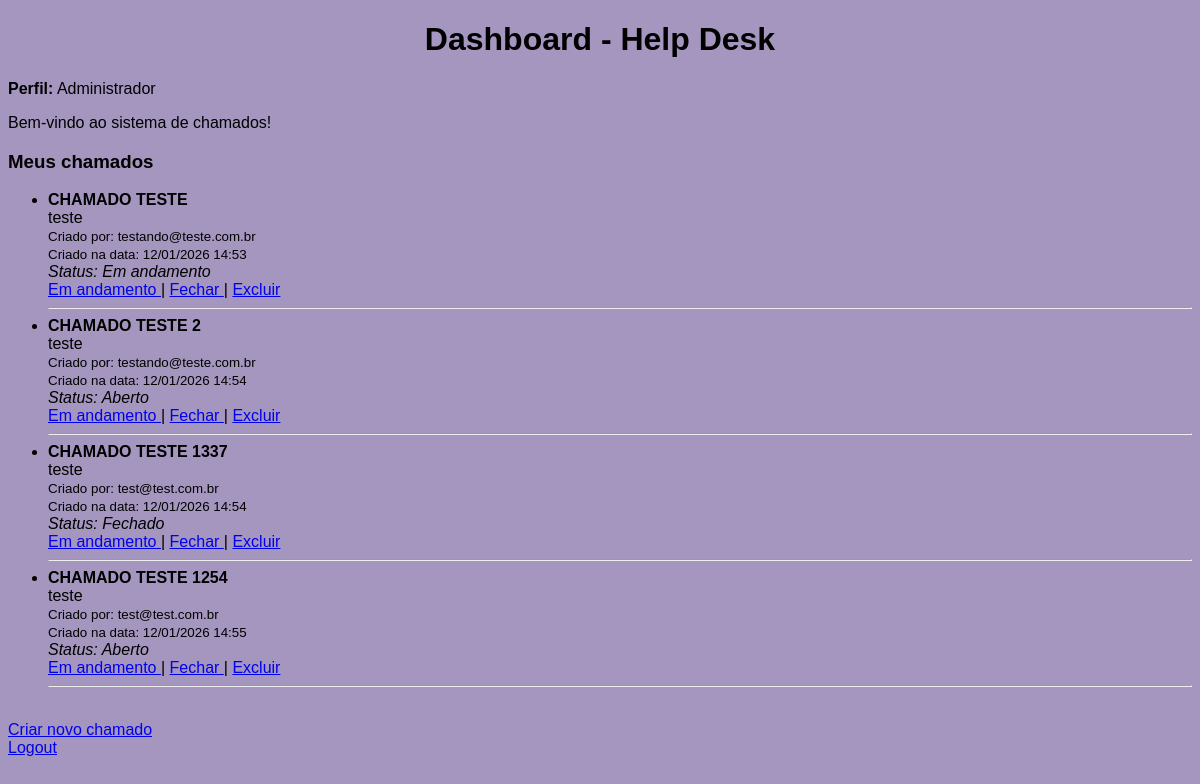
The app's page /dashboard (signed in) with its own data.
### tables this page shows
CREATE TABLE tickets (
    id INTEGER PRIMARY KEY AUTOINCREMENT,
    titulo TEXT NOT NULL,
    descricao TEXT NOT NULL,
    status TEXT NOT NULL,
    user_id INTEGER NOT NULL,
    created_at TEXT NOT NULL
);

CREATE TABLE users (
    id INTEGER PRIMARY KEY AUTOINCREMENT,
    email TEXT NOT NULL,
    senha TEXT NOT NULL,
    is_admin INTEGER NOT NULL
);

### app.py (the view, shortened to what this page needs)
@app.route('/dashboard')
def dashboard():
    if 'user_id' not in session:
        return redirect(url_for('login'))
    conn = get_db_connection()
    cursor = conn.cursor()
    if session.get('is_admin'):
        cursor.execute("""
            SELECT tickets.id,
                tickets.titulo,
                tickets.descricao,
                tickets.status,
                tickets.created_at,
                users.email
            FROM tickets
            JOIN users ON tickets.user_id = users.id
        """)
    tickets = cursor.fetchall()
    conn.close()
    return render_template('dashboard.html', tickets=tickets)

### app.py (called while the page is built)
def get_db_connection():
    conn = sqlite3.connect('database.db')
    return conn

### templates/dashboard.html (shortened to what this page needs)
<!DOCTYPE html>
<html lang="pt-br">
<head>
    <link rel="stylesheet" href="{{ url_for('static', filename='style.css') }}">
</head>
<body>
    <h1>Dashboard - Help Desk</h1>
    {% if session.is_admin %}
        <p><strong>Perfil:</strong> Administrador</p>
    {% else %}
        <p><strong>Perfil:</strong> Usuário</p>
    {% endif %}
    <p>Bem-vindo ao sistema de chamados!</p>
    <h3>Meus chamados</h3>
    {% if tickets %}
        <ul>
            {% for ticket in tickets %}
                <li>
                    <strong>{{ ticket[1] }}</strong><br>
                    {{ ticket[2] }}<br>
                    <small>
                        Criado por: {{ ticket[5] }}<br>
                        Criado na data: {{ ticket[4] }}
                    </small><br>
                    <em>Status: {{ ticket[3] }}</em><br>
                    {% if session.get('is_admin') %}
                        <a href="{{ url_for('update_status', ticket_id=ticket[0], status='Em andamento') }}">
                            Em andamento
                        </a> |
                        <a href="{{ url_for('update_status', ticket_id=ticket[0], status='Fechado') }}">
                            Fechar
                        </a> |
                        <a href="{{ url_for('delete_ticket', ticket_id=ticket[0]) }}"
                        onclick="return confirm('Deseja excluir este chamado?');">
                            Excluir
                        </a>
                    {% endif %}
                </li>
                <hr>
            {% endfor %}
        </ul>
    {% else %}
        <p>Você ainda não criou nenhum chamado.</p>
    {% endif %}
    <br>
    <a href="{{ url_for('create_ticket') }}">Criar novo chamado</a><br>
    <a href="{{ url_for('logout') }}">Logout</a>
</body>
</html>

### static/style.css (style rules this page uses)
body { font-family: Arial, Helvetica, sans-serif; background-color: rgb(164, 150, 190); }
h1 { text-align: center; }

### records on screen
tickets: titulo "CHAMADO TESTE", descricao "teste", email "testando@teste.com.br", created_at "12/01/2026 14:53", status "Em andamento"
tickets: titulo "CHAMADO TESTE 2", descricao "teste", email "testando@teste.com.br", created_at "12/01/2026 14:54", status "Aberto"
tickets: titulo "CHAMADO TESTE 1337", descricao "teste", email "test@test.com.br", created_at "12/01/2026 14:54", status "Fechado"
tickets: titulo "CHAMADO TESTE 1254", descricao "teste", email "test@test.com.br", created_at "12/01/2026 14:55", status "Aberto"
